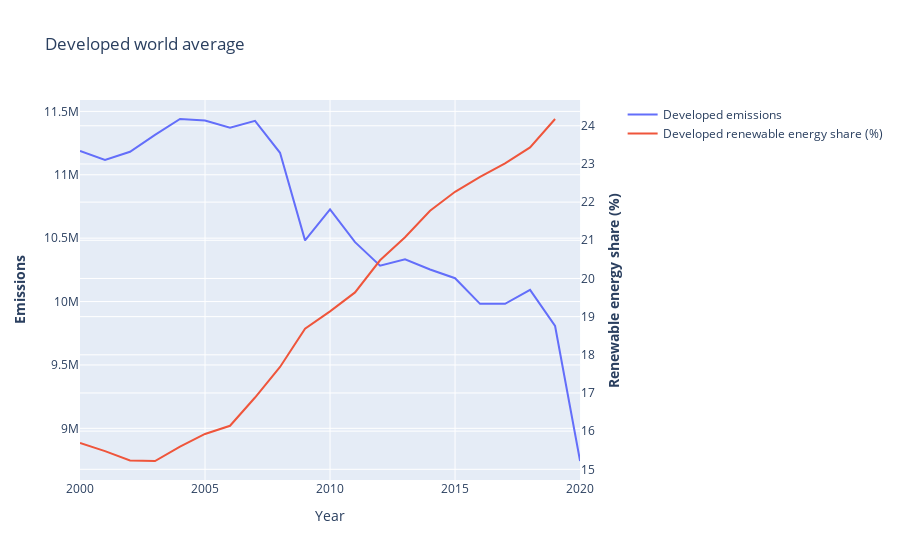

Write notebook code for a chart like this one.
### Markdown cell above
When looking at the world sum of emissions, it has grown since 2000 till 2019 by almost 50%. In 2020 there is an outstanding decrease in CO2 emissions. Only in this year, there is a significant increase of sustainability.

Even Though there has been an increase in renewable energy, the emissions were still on the rise for a long time. Renewable energy has not been enough to combat the emissions, until recent years. But this decline of emissions is most likely due to the COVID-19 pandemic. During the pandemic the economic activity was put on hold and there was less use of transportation. So we can predict that the emissions have rebounded to their previous levels after the pandemic.

### Code cell
developed_data = df[(df['Element'] == "Emissions (CO2)") & (df['Item'] == "All sectors without LULUCF") & (df['Area'].isin(developed_countries))].drop(columns=[
    'Item', 'Element'])

developed_means = pd.concat([developed_data['Renewable energy share in the total final energy consumption (%)'].groupby(developed_data['Year']).mean(), developed_data['Emission'].groupby(developed_data['Year']).sum()], axis=1)

developed_means = pd.concat([developed_data['Renewable energy share in the total final energy consumption (%)'].groupby(developed_data['Year']).mean(), developed_data['Emission'].groupby(developed_data['Year']).sum()], axis=1)

# Create figure with secondary y-axis
fig = make_subplots(specs=[[{"secondary_y": True}]])

# Add traces
fig.add_trace(
    go.Scatter(x=developed_means.index, y=developed_means['Emission'], name="Developed emissions"),
    secondary_y=False,
)

fig.add_trace(
    go.Scatter(x=developed_means.index, y=developed_means['Renewable energy share in the total final energy consumption (%)'], name="Developed renewable energy share (%)"),
    secondary_y=True,
)

# Add figure title
fig.update_layout(
    title_text="Developed world average"
)

# Set x-axis title
fig.update_xaxes(title_text="Year")

# Set y-axes titles
fig.update_yaxes(title_text="<b>Emissions</b>", secondary_y=False)
fig.update_yaxes(title_text="<b>Renewable energy share (%)</b>", secondary_y=True)

fig.show()

### Figure 1 — Plotly figure (JSON) as saved in the notebook; plotly's stock layout.template omitted (floating-point values rounded to 4 significant figures)
{"data": [{"name": "Developed emissions", "type": "scatter", "x": [2000, 2001, 2002, 2003, 2004, 2005, 2006, 2007, 2008, 2009, 2010, 2011, 2012, 2013, 2014, 2015, 2016, 2017, 2018, 2019, 2020], "xaxis": "x", "y": [11190000.0, 11120000.0, 11180000.0, 11320000.0, 11440000.0, 11430000.0, 11370000.0, 11430000.0, 11170000.0, 10480000.0, 10730000.0, 10470000.0, 10280000.0, 10330000.0, 10250000.0, 10180000.0, 9982000.0, 9982000.0, 10090000.0, 9808000.0, 8742000.0], "yaxis": "y"}, {"name": "Developed renewable energy share (%)", "type": "scatter", "x": [2000, 2001, 2002, 2003, 2004, 2005, 2006, 2007, 2008, 2009, 2010, 2011, 2012, 2013, 2014, 2015, 2016, 2017, 2018, 2019, 2020], "xaxis": "x", "y": [15.69, 15.48, 15.23, 15.22, 15.6, 15.93, 16.14, 16.88, 17.68, 18.68, 19.14, 19.63, 20.48, 21.08, 21.77, 22.27, 22.66, 23.01, 23.43, 24.18, null], "yaxis": "y2"}], "layout": {"title": {"text": "Developed world average"}, "xaxis": {"anchor": "y", "domain": [0, 0.94], "title": {"text": "Year"}}, "yaxis": {"anchor": "x", "domain": [0, 1], "title": {"text": "<b>Emissions</b>"}}, "yaxis2": {"anchor": "x", "overlaying": "y", "side": "right", "title": {"text": "<b>Renewable energy share (%)</b>"}}}}
